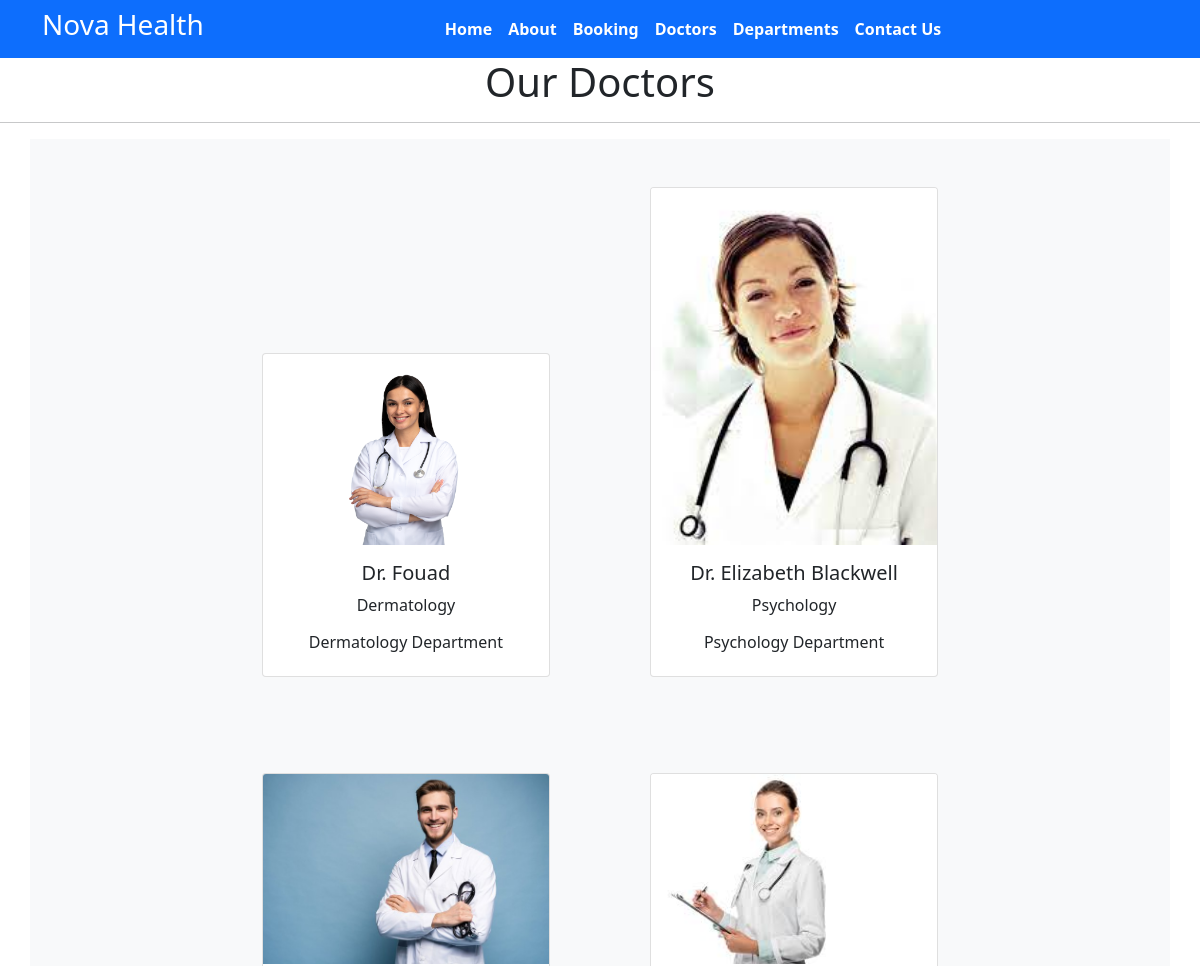
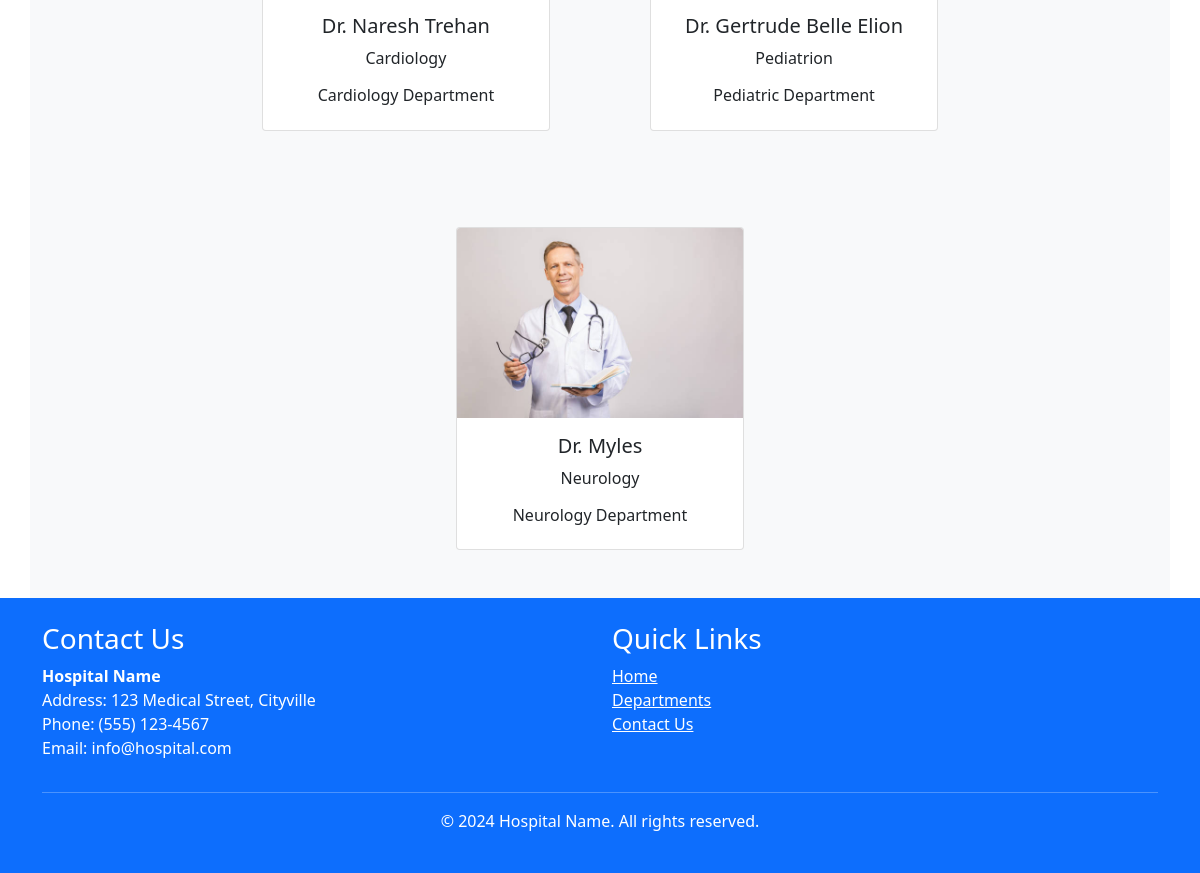
Page /doctors on the committed database (2 pictures, top to bottom).
### booking/models.py (models this page shows, shortened)
class Doctors(models.Model):
    doc_name = models.CharField(max_length=255)
    doc_spec = models.CharField(max_length=255)
    dep_name = models.ForeignKey(Departments, on_delete=models.CASCADE)
    doc_image = models.ImageField(upload_to='doctors')

class Departments(models.Model):
    dep_name = models.CharField(max_length=100)
    dep_description = models.TextField()
    def __str__(self):
        return self.dep_name

### booking/views.py (the view)
# urls.py: path('doctors', views.doctors, name='doctors'),
def doctors(request):
    dict_docs = {
        'doctors': Doctors.objects.all()
    }
    return render(request, 'doctors.html', dict_docs)

### templates/doctors.html (shortened to what this page needs)
{% extends 'base.html' %}
{% block content%}
<h1 class="text-center">Our Doctors</h1>
<hr>
<div class="container text-center bg-light">
    {% for d in doctors%}
    <div class="card text-center mx-5 my-5" style="width: 18rem; display:inline-block">
        <img src="{{d.doc_image.url}}" class="card-img-top" alt="...">
        <div class="card-body">
            <h5 class="card-title">Dr. {{d.doc_name}}</h5>
            <p class="card-text">{{d.doc_spec}}</p>
            <h6>{{d.dep_name}} Department</h6>
        </div>
    </div>
    {% endfor %}
</div>
{% endblock %}

### templates/base.html (shortened to what this page needs)
{% load static %}
<!DOCTYPE html>
<html>
<head>
  <link rel="stylesheet" href=" https://cdn.jsdelivr.net/npm/bootstrap@5.1.3/dist/css/bootstrap.min.css ">
  <link rel="stylesheet" href="https://use.fontawesome.com/releases/v5.2.0/css/all.css">
  <link rel="stylesheet" href="{% static '/css/style.css'%}">
</head>
<body>
  <nav class="navbar bg-primary navbar-expand-md ">
    <div class="container">
      <div class="col-2 text-left pl-md-0">
        <h3 class="text-white"> Nova Health </h3>
      </div>
      <div class="collapse navbar-collapse justify-content-center col-md-8 navbar-collapse-3">
        <ul class="navbar-nav justify-content-center  fw-bold">
          <li class="nav-item active">
            <a class="nav-link text-white" href="{% url 'home' %}">Home </a>
          </li>
          <li class="nav-item">
            <a class="nav-link text-white" href="{% url 'about' %}">About</a>
          </li>
          <li class="nav-item">
            <a class="nav-link text-white" href="{% url 'booking' %}">Booking</a>
          </li>
          <li class="nav-item">
            <a class="nav-link text-white" href="{% url 'doctors' %}">Doctors</a>
          </li>
          <li class="nav-item">
            <a class="nav-link text-white" href="{% url 'department' %}">Departments</a>
          </li>
          <li class="nav-item">
            <a class="nav-link text-white" href="{% url 'contact' %}">Contact Us</a>
          </li>
        </ul>
      </div>
    </div>
  </nav>
  {% block content%}
  {% endblock %}
  <section class="">
    <footer class="bg-primary text-white py-4">
      <div class="container">
          <div class="row">
              <div class="col-md-6">
                  <h3>Contact Us</h3>
                  <p>
                      <strong>Hospital Name</strong><br>
                      Address: 123 Medical Street, Cityville<br>
                      Phone: (555) 123-4567<br>
                      Email: info@hospital.com
                  </p>
              </div>
              <div class="col-md-6">
                  <h3>Quick Links</h3>
                  <ul class="list-unstyled">
                      <li><a href="{% url 'home' %}" class="text-white">Home</a></li>
                      <li><a href="{% url 'department' %}" class="text-white">Departments</a></li>
                      <li><a href="{% url 'contact' %}" class="text-white">Contact Us</a></li>
                  </ul>
              </div>
          </div>
          <hr class="my-3">
          <p class="text-center">&copy; 2024 Hospital Name. All rights reserved.</p>
      </div>
  </footer>
  </section>
</body>
</html>

### rows in the picture
Doctors: doc_image (picture), doc_name "Fouad", doc_spec "Dermatology", dep_name "Dermatology"
Doctors: doc_image (picture), doc_name "Elizabeth Blackwell", doc_spec "Psychology", dep_name "Psychology"
Doctors: doc_image (picture), doc_name "Naresh Trehan", doc_spec "Cardiology", dep_name "Cardiology"
Doctors: doc_image (picture), doc_name "Gertrude Belle Elion", doc_spec "Pediatrion", dep_name "Pediatric"
Doctors: doc_image (picture), doc_name "Myles", doc_spec "Neurology", dep_name "Neurology"
